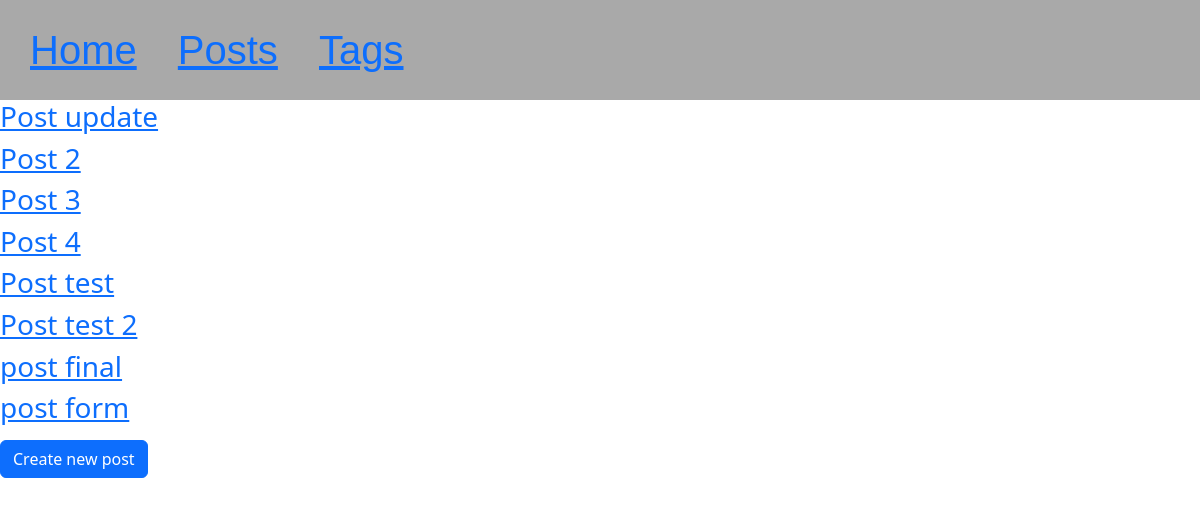
The page /posts/ on the database as committed earlier.
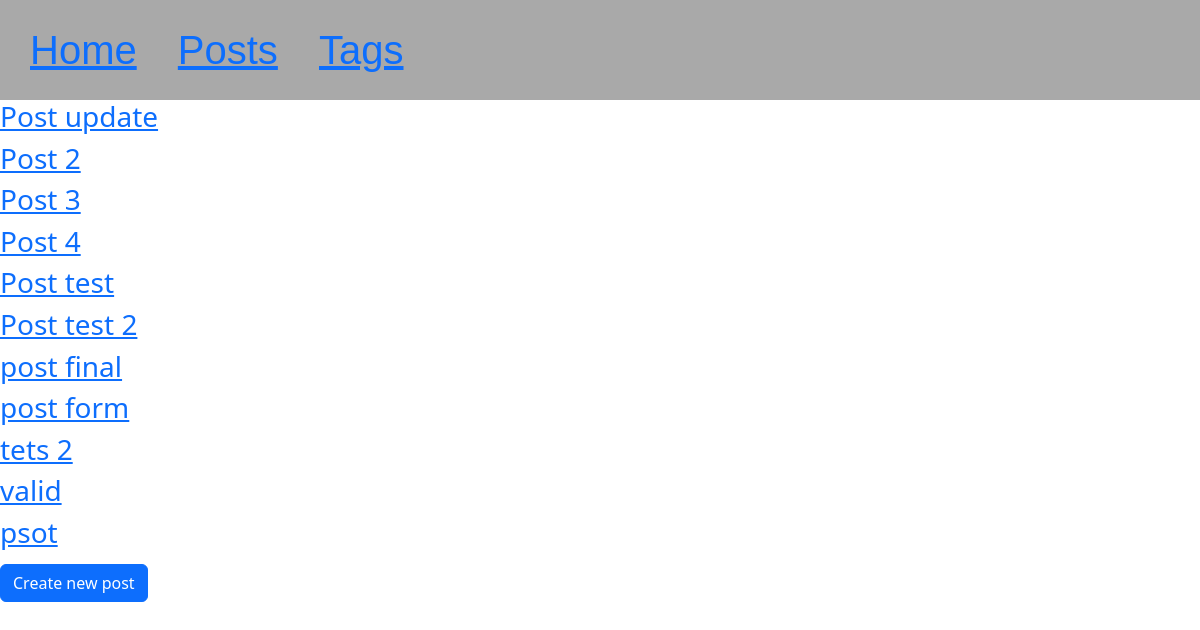
The same page on the database as committed later.
### posts/models.py (models this page shows, shortened)
class Posts(models.Model):
    create_at = models.DateTimeField(auto_now=True)
    title = models.CharField(max_length=70)
    text = models.TextField(blank=True)
    header_color = models.CharField(default='dark', max_length=30)
    author = models.IntegerField(default=1)
    amount_likes = models.IntegerField(default=0)
    class Meta:
        db_table = "posts_list"

### posts/views.py (the view)
# urls.py: path('', get_posts_list, name='get_posts_list_url'),
def get_posts_list(request):
    posts = Posts.objects.all()
    return render(request, 'posts/posts_list.html', context={'posts': posts})

### posts/templates/posts/posts_list.html
{% extends 'templates/index.html' %}
{% block content %}
    {% for post in posts %}
        <h3>
            <a href="{% url 'get_post_page_url' post.id %}">
                {{ post.title }}
            </a>
        </h3>
    {% endfor %}
    <a class="btn btn-primary" href="{% url 'create_post_url' %}" role="button">
        Create new post
    </a>
{% endblock %}

### templates/index.html (shortened to what this page needs)
<!doctype html>
<html lang="en">
    <head>
        <link href="https://cdn.jsdelivr.net/npm/bootstrap@5.2.0-beta1/dist/css/bootstrap.min.css" rel="stylesheet">
    </head>
    <body>
        <header>
            <div style="background-color: darkgray; height: 100px; width: 100%; color: white;">
                <div style="padding-top: 20px; padding-left: 30px; font-size: 40px; font-family: Arial;">
                    <div style=" display: inline-block;">
                        <a href="{% url 'main_page_url' %}">Home</a>
                    </div>
                    <div style=" display: inline-block; margin-left: 30px">
                        <a href="{% url 'get_posts_list_url' %}">Posts</a>
                    </div>
                    <div style=" display: inline-block; margin-left: 30px">
                        <a href="{% url 'get_tags_list_url' %}">Tags</a>
                    </div>
                </div>
            </div>
        </header>
        <main>
            <div style="justify-content: center; font-size: 30px">
                {% block content %}
                {% endblock %}
            </div>
        </main>
    </body>
</html>

Rows that differ between the two databases and show on the page:
added Posts: title "tets 2"
added Posts: title "valid"
added Posts: title "psot"
